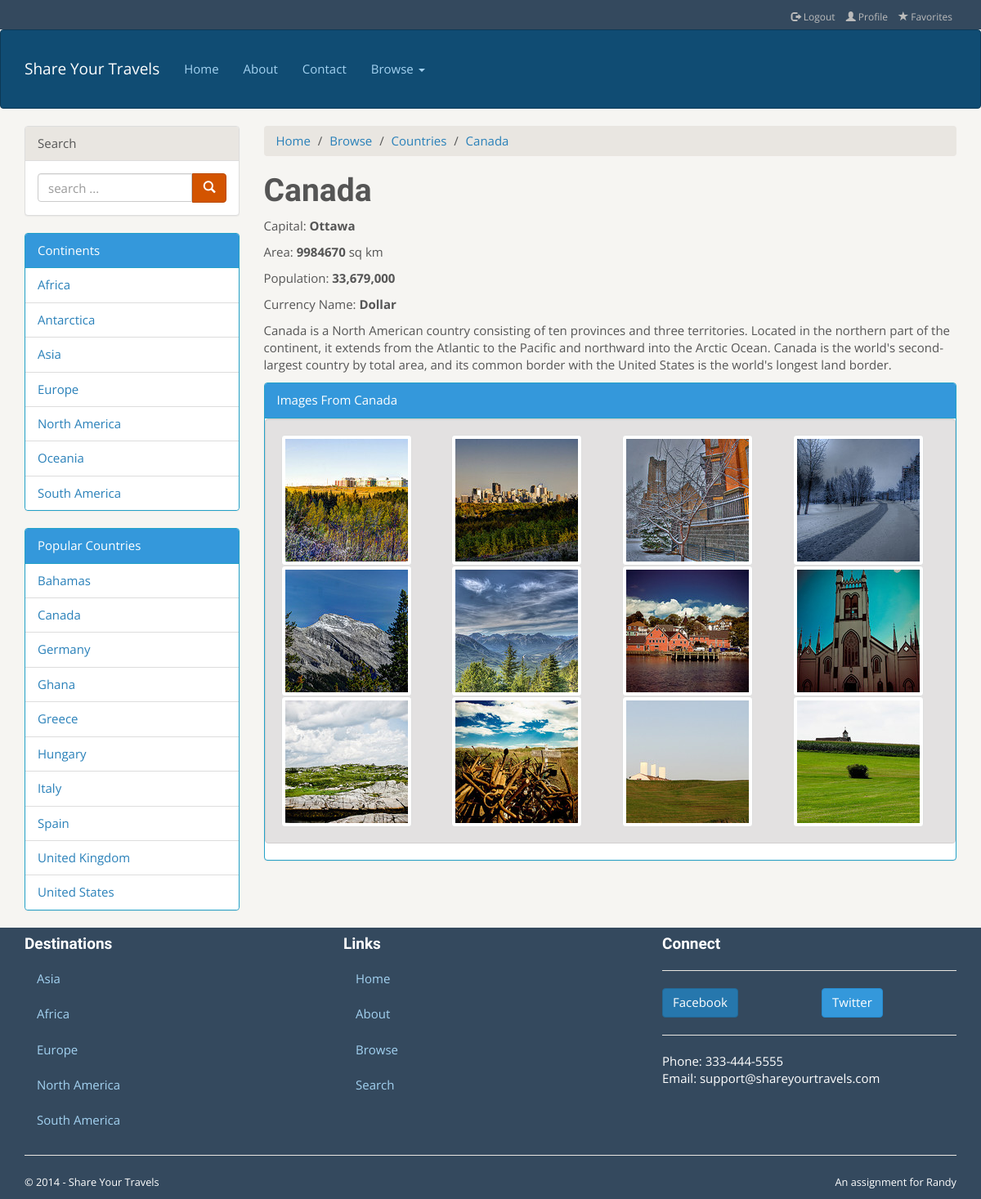
/single-country.php?iso=CA, run on the app's committed database.
### tables this page shows
CREATE TABLE `GeoContinents` (
  `ContinentCode` VARCHAR(2) NOT NULL, 
  `ContinentName` VARCHAR(255), 
  `GeoNameId` INTEGER, 
  INDEX (`GeoNameId`), 
  PRIMARY KEY (`ContinentCode`)
);

CREATE TABLE `GeoCountries` (
  `ISO` VARCHAR(255) NOT NULL, 
  `fipsCountryCode` VARCHAR(255), 
  `ISO3` VARCHAR(255), 
  `ISONumeric` VARCHAR(255), 
  `CountryName` VARCHAR(255), 
  `Capital` VARCHAR(255), 
  `GeoNameID` INTEGER, 
  `Area` VARCHAR(255), 
  `Population` INTEGER, 
  `Continent` VARCHAR(255), 
  `TopLevelDomain` VARCHAR(255), 
  `CurrencyCode` VARCHAR(255), 
  `CurrencyName` VARCHAR(255), 
  `PhoneCountryCode` VARCHAR(255), 
  `Languages` VARCHAR(255), 
  `PostalCodeFormat` VARCHAR(255), 
  `PostalCodeRegex` VARCHAR(255), 
  `Neighbours` VARCHAR(255), 
  `CountryDescription` LONGTEXT, 
  INDEX (`CurrencyCode`), 
  INDEX (`GeoNameID`), 
  PRIMARY KEY (`ISO`)
);

CREATE TABLE `TravelImageDetails` (
  `ImageID` INTEGER NOT NULL, 
  `Title` VARCHAR(255), 
  `Description` LONGTEXT, 
  `Latitude` DOUBLE NULL, 
  `Longitude` DOUBLE NULL, 
  `CityCode` INTEGER, 
  `CountryCodeISO` VARCHAR(2), 
  INDEX (`CityCode`), 
  INDEX (`CountryCodeISO`), 
  PRIMARY KEY (`ImageID`)
);

CREATE TABLE `TravelImage` (
  `ImageID` INTEGER NOT NULL AUTO_INCREMENT, 
  `UID` INTEGER, 
  `Path` VARCHAR(255), 
  `ImageContent` LONGBLOB, 
  PRIMARY KEY (`ImageID`), 
  INDEX (`UID`)
);

### functions.php (the view, shortened to what this page needs)
<?php
	function databaseConnection()
	{
		try
		{
			$user = "testuser";
			$pass = "mypassword";
			$db = "travels";
			$host = "localhost";
			$connString = "mysql:host=$host;dbname=$db";
			$pdo = new PDO($connString, $user, $pass);
			return $pdo;
		}
		catch(PDOException $e)
		{
			die( $e->getMessage() );
			$pdo = null;
		}
	 }
	function images($result)
	{
		foreach ($result as $picture)
        {
    		echo "<div class='col-md-3'>";
    		echo "<a href='single-image.php?id=" . $picture['ImageID'] . "'>";
    		echo "<img src='travel-images/square-medium/" . $picture['Path'] . "' alt='" . $picture['Title'] . "' class='img-thumbnail'/>" ;
      		echo "</a>";
     		echo "</div>";
       	}
	}
	function findCountryRow()
	{
		$pdo = databaseConnection();
		$sql = "SELECT ISO, Capital, CountryName, Area, Population, CurrencyName, CountryDescription FROM GeoCountries";
		$result = $pdo->query($sql);
		foreach ($result as $statement)
		{
			if($statement['ISO'] == $_GET['iso'])
				$row = $statement;
		}
		$row['CountryDescription'] = utf8_encode($row['CountryDescription']);
		return $row;
	}
?>

### single-country.php (shortened to what this page needs)
<?php include_once "functions.php"; ?>
<!DOCTYPE html>
<html lang="en">
  <head>
    <link href="bootstrap3_travelTheme/dist/css/bootstrap.min.css" rel="stylesheet">
    <link href="bootstrap3_travelTheme/theme.css" rel="stylesheet">
  </head>
  <body>
<?php
include "includes/travel-header.inc.php";
 ?>
   <div class="container">
   <div class="row">
  <div class="col-md-3">
   	<?php
	include "includes/travel-left-rail.inc.php";
	$row = findCountryRow();
	?>
   </div>
      <div class="col-md-9">
         <ol class="breadcrumb">
           <li><a href="index.php">Home</a></li>
           <li><a href="browse.php">Browse</a></li>
           <li><a href="browse-countries.php">Countries</a></li>
           <li><a href="#" class="active"><?php echo $row['CountryName']; ?></a></li>
         </ol>
        <div>
        <?php
        echo "<h1>". $row['CountryName'] . "</h1>";
        echo "<p>Capital: <strong>" . $row['Capital'] . "</strong></p>";
        echo "<p>Area: <strong>" . $row['Area'] . "</strong> sq km</p>";
        echo "<p>Population: <strong>" . number_format($row['Population']) . "</strong></p>";
        echo "<p>Currency Name: <strong>" . $row['CurrencyName'] . "</strong></p>";
        echo "<p>" . $row['CountryDescription'] . "</p>";
        ?>
        </div>
        <div class="panel panel-info">
           <div class="panel-heading">Images From <?php echo $row['CountryName'];?></div>
           <div class="well">
            <div class="row">
            <?php
            $pdo = databaseConnection();
			$sql = "SELECT TravelImage.ImageID, Path, CountryCodeISO, Title FROM TravelImageDetails\n"
    		. "INNER JOIN TravelImage\n"
    		. "ON TravelImage.ImageID = TravelImageDetails.ImageID WHERE CountryCodeISO ='" . $row['ISO'] ."'";
    		$result = $pdo->query($sql);
        	images($result);
        	?>
        	</div>
        	</div>
        </div>
      </div>
   </div>
</div>
<?php
include "includes/travel-footer.inc.php";
?>
</body>
</html>

### includes/travel-left-rail.inc.php (shortened to what this page needs)
<?php
	include_once "functions.php";
?>
      <div class="panel panel-default">
           <div class="panel-heading">Search</div>
           <div class="panel-body">
             <form>
               <div class="input-group">
                  <input type="text" class="form-control" placeholder="search ...">
                  <span class="input-group-btn">
                    <button class="btn btn-warning" type="button"><span class="glyphicon glyphicon-search"></span>
                    </button>
                  </span>
               </div>
             </form>
           </div>
         </div>
         <div class="panel panel-info">
           <div class="panel-heading">Continents</div>
           <ul class="list-group">
				<?php
				try
				{
					$pdo = databaseConnection();
					$sql = "SELECT ContinentName FROM GeoContinents";
					$result = $pdo->query($sql);
					foreach ($result as $statement)
					{
						echo "<li class='list-group-item'><a href='#'>" . $statement['ContinentName'] . "</a></li>";
					}
				}
				catch(PDOException $e)
				{
					die( $e->getMessage() );
				}
				?>
           </ul>
         </div>
         <div class="panel panel-info">
           <div class="panel-heading">Popular Countries</div>
           <ul class="list-group">
				<?php
				try
				{
					$pdo = databaseConnection();
					$sql = "SELECT DISTINCT CountryName, ISO \n"
    					. "FROM `GeoCountries` \n"
    					. "INNER JOIN TravelImageDetails\n"
    					. "ON ISO = CountryCodeISO\n"
    					. "ORDER BY `CountryName` ASC";
					$result = $pdo->query($sql);
					foreach ($result as $statement)
					{
						echo "<li class='list-group-item'><a href='single-country.php?iso=" . $statement['ISO'] .  "'>" ;
						echo $statement['CountryName'] . "</a></li>";
					}
				}
				catch(PDOException $e)
				{
					die( $e->getMessage() );
				}
				?>
           </ul>
         </div>

### data on the page
geocontinents: ContinentName "Africa"
geocontinents: ContinentName "Antarctica"
geocontinents: ContinentName "Asia"
geocontinents: ContinentName "Europe"
geocontinents: ContinentName "North America"
geocontinents: ContinentName "Oceania"
geocontinents: ContinentName "South America"
geocountries: CountryName "Bahamas"
geocountries: CountryName "Canada", Capital "Ottawa", Area "9984670", Population "33,679,000", CurrencyName "Dollar", CountryDescription "Canada is a North American country consisting of ten provinces and three territories. Located in the northern part of the continent, it extends from the Atlantic to the Pacific and northward into the Arctic Ocean. Canada is the world's second-largest country by total area, and its common border with the United States is the world's longest land border."
geocountries: CountryName "Germany"
geocountries: CountryName "Ghana"
geocountries: CountryName "Greece"
geocountries: CountryName "Hungary"
geocountries: CountryName "Italy"
geocountries: CountryName "Spain"
geocountries: CountryName "United Kingdom"
geocountries: CountryName "United States"
travelimagedetails: travelimage.Path (picture)
travelimagedetails: travelimage.Path (picture)
travelimagedetails: travelimage.Path (picture)
travelimagedetails: travelimage.Path (picture)
travelimagedetails: travelimage.Path (picture)
travelimagedetails: travelimage.Path (picture)
travelimagedetails: travelimage.Path (picture)
travelimagedetails: travelimage.Path (picture)
travelimagedetails: travelimage.Path (picture)
travelimagedetails: travelimage.Path (picture)
travelimagedetails: travelimage.Path (picture)
travelimagedetails: travelimage.Path (picture)
